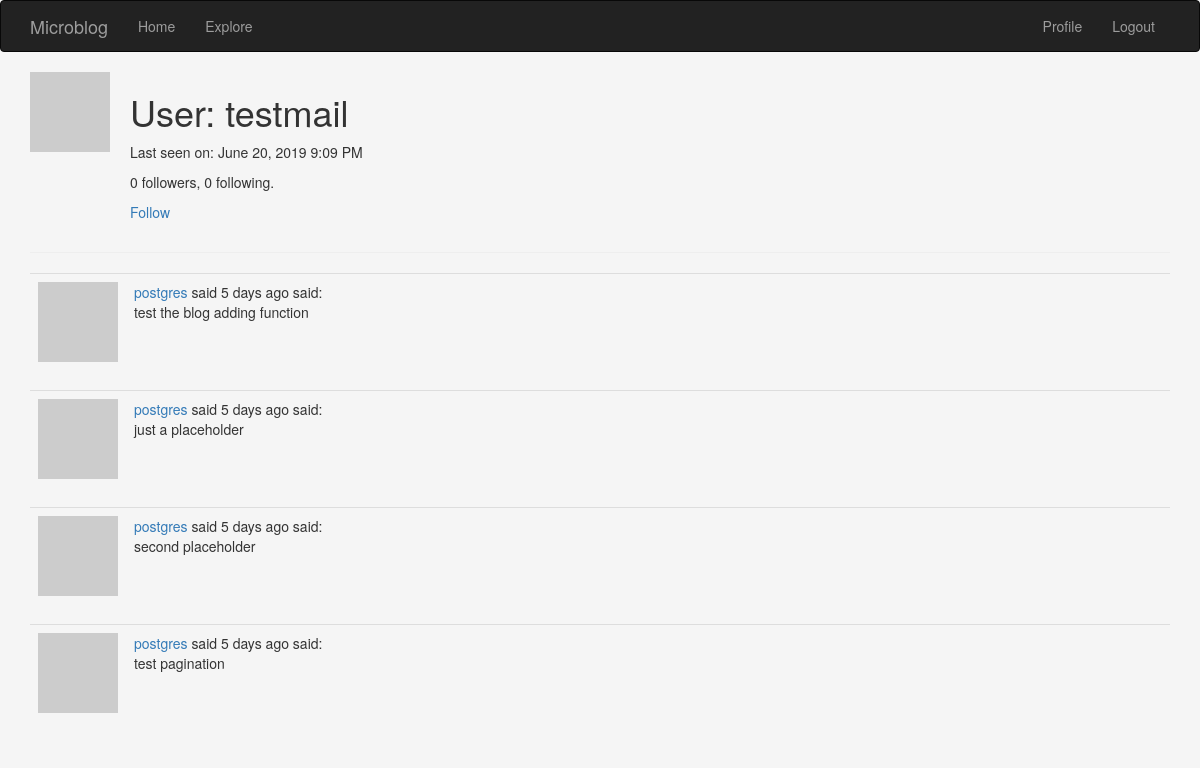
/user/testmail (signed in), run on the app's committed database.
### server/models.py (models this page shows, shortened)
class User(UserMixin, db.Model):
    id = db.Column(db.Integer, primary_key=True)
    username = db.Column(db.String(64), index=True, unique=True, nullable=False)
    email = db.Column(db.String(128), index=True, unique=True, nullable=False)
    password_hash = db.Column(db.String(128), nullable=False)
    posts = db.relationship('Post', backref='author', lazy='dynamic') # 'Post'= reference to a class not yet created
    about_me = db.Column(db.String(256), nullable=True)
    last_seen  =db.Column(db.DateTime, default=datetime.utcnow)
    followed = db.relationship(
        'User', secondary=followers,
        primaryjoin=(followers.c.follower_id == id),
        secondaryjoin=(followers.c.followed_id == id),
        backref=db.backref('followers', lazy='dynamic'), lazy='dynamic')
    def avatar(self,size):
        digest = md5(self.email.lower().encode('utf-8')).hexdigest()
        return  f'https://www.gravatar.com/avatar/{digest}?d=identicon&s={size}'
    def is_following(self, user):
        return self.followed.filter(
                 followers.c.followed_id == user.id).count() > 0

class Post(db.Model):
    id = db.Column(db.Integer, primary_key=True)
    body = db.Column(db.String(140), nullable=False)
    timestamp = db.Column(db.DateTime, index=True, default=datetime.utcnow)
    user_id = db.Column(db.Integer, db.ForeignKey('user.id'),nullable=False)

### server/routes.py (the view)
@app.route('/user/<username>')
@login_required
def user(username):
    user = User.query.filter_by(username = username).first_or_404()
    posts = current_user.posts
    return render_template('user.html',posts = posts , user =user)

### server/models.py (called while the page is built)
@login.user_loader
def load_user(id):
    return User.query.get(int(id))

### server/routes.py (called while the page is built)
@app.before_request
def before_request():
    if current_user.is_authenticated:
        current_user.last_seen = datetime.utcnow()
        db.session.commit()

### templates/user.html (shortened to what this page needs)
{% extends "navbar.html" %}
{% block app_content %}
    <table>
        <tr valign="top">
            <td style="padding-right: 20px"><img src="{{ user.avatar(128) }}"></td>
            <td>
                <h1>User: {{ user.username }}</h1>
                {% if user.last_seen %}<p>Last seen on: {{ moment(user.last_seen).format('LLL') }}</p>{% endif %}
                <p>{{ user.followers.count() }} followers, {{ user.followed.count() }} following.</p>
                {% if user == current_user %}
                    <p><a href="{{ url_for('edit_profile') }}">{{_('Edit your profile')}}</a></p>
                {% elif not current_user.is_following(user) %}
                    <p><a href="{{ url_for('follow', username=user.username) }}">{{_('Follow')}}</a></p>
                {% else %}
                    <p><a href="{{ url_for('unfollow', username=user.username) }}">{{ _('Unfollow')}}</a></p>
                {% endif %}
            </td>
        </tr>
    </table>
    <hr>
    {% for post in posts %}
        {% include '_post.html' %}
    {% endfor %}
{% endblock %}

### templates/_post.html
  <table class="table table-hover">
        <tr>
            <td width="70px">
                <a class="text-danger", href="{{ url_for('user', username=post.author.username) }}">
                    <img src="{{ post.author.avatar(70) }}" />
                </a>
            </td>
            <td>
                <a  href="{{ url_for('user', username=post.author.username) }}">
                    {{ post.author.username }}
                </a>
                said {{_( '%(time)s said',time = moment(post.timestamp).fromNow()) }}:
                <br>
                {{ post.body }}
            </td>
        </tr>
    </table>

### templates/navbar.html (style rules this page uses)
body { background: whitesmoke !important; }

### data on the page
User: username "testmail", last_seen "June 20, 2019 9:09 PM"
Post: author.username "postgres", body "test the blog adding function"
Post: author.username "postgres", body "just a placeholder"
Post: author.username "postgres", body "second placeholder"
Post: author.username "postgres", body "test pagination"

### other printed values
{{ user.followers.count() }} "0"
{{ user.followed.count() }} "0"
